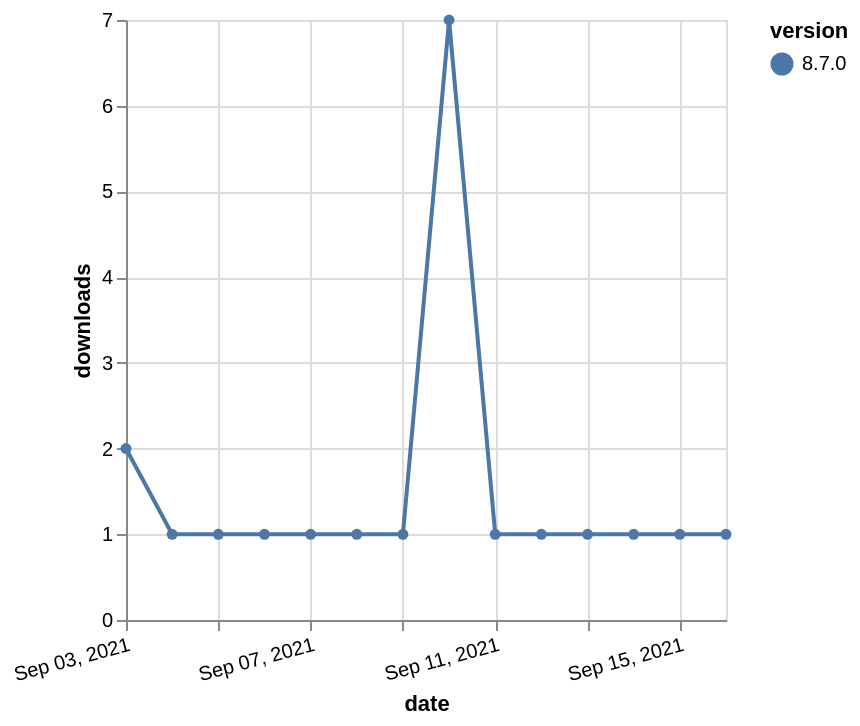

Describe this chart as a Vega-Lite specification.
### Vega-Lite specification from a JSON file in a GitHub repository (floating-point values rounded to 4 significant figures)
{"$schema": "https://vega.github.io/schema/vega-lite/v5.json", "description": "A simple bar chart with embedded data.", "data": {"values": [{"date": "2021-09-03", "total": 501, "delta": 2, "version": "8.7.0"}, {"date": "2021-09-04", "total": 502, "delta": 1, "version": "8.7.0"}, {"date": "2021-09-05", "total": 503, "delta": 1, "version": "8.7.0"}, {"date": "2021-09-06", "total": 504, "delta": 1, "version": "8.7.0"}, {"date": "2021-09-07", "total": 505, "delta": 1, "version": "8.7.0"}, {"date": "2021-09-08", "total": 506, "delta": 1, "version": "8.7.0"}, {"date": "2021-09-09", "total": 507, "delta": 1, "version": "8.7.0"}, {"date": "2021-09-10", "total": 514, "delta": 7, "version": "8.7.0"}, {"date": "2021-09-11", "total": 515, "delta": 1, "version": "8.7.0"}, {"date": "2021-09-12", "total": 516, "delta": 1, "version": "8.7.0"}, {"date": "2021-09-13", "total": 517, "delta": 1, "version": "8.7.0"}, {"date": "2021-09-14", "total": 518, "delta": 1, "version": "8.7.0"}, {"date": "2021-09-15", "total": 519, "delta": 1, "version": "8.7.0"}, {"date": "2021-09-16", "total": 520, "delta": 1, "version": "8.7.0"}]}, "width": "container", "mark": {"type": "line", "point": {"filled": true}}, "encoding": {"x": {"field": "date", "type": "temporal", "timeUnit": "yearmonthdate", "title": "date", "axis": {"labelAngle": -15}}, "y": {"field": "delta", "type": "quantitative", "title": "downloads"}, "color": {"field": "version", "type": "nominal"}, "tooltip": {"field": "delta"}}}
